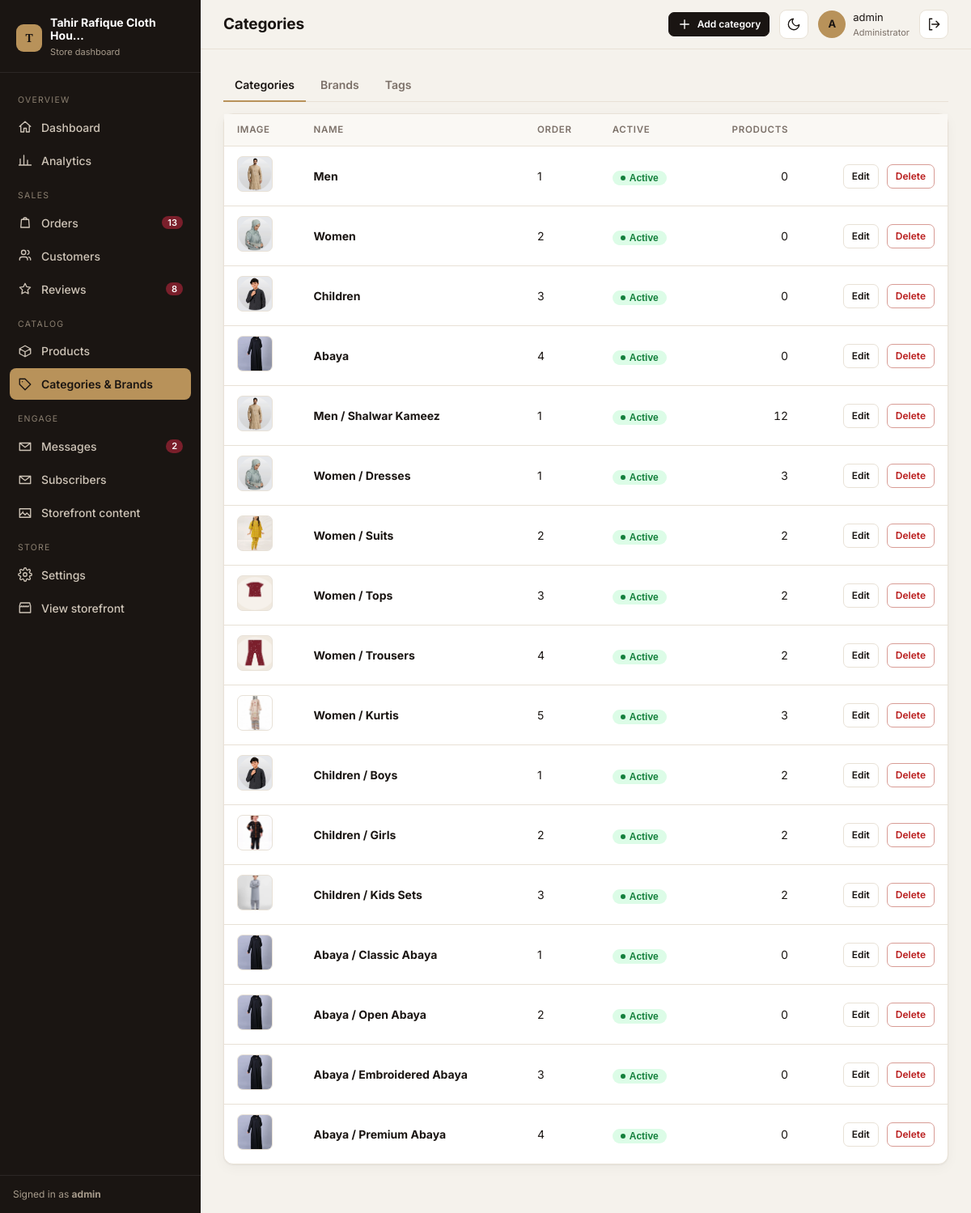
The app's page /dashboard/manage/categories/ (signed in) with its own data.
### apps/core/models.py (models this page shows, shortened)
class SiteSettings(models.Model):
    store_name = models.CharField(max_length=150, default="Tahir Rafique Cloth House")
    tagline = models.CharField(max_length=200, default="Premium Fashion For Every Occasion")
    logo = models.ImageField(upload_to='site/', blank=True, null=True)
    favicon = models.ImageField(upload_to='site/', blank=True, null=True)
    whatsapp_number = models.CharField(
        max_length=20, default="032857948",
        help_text="Local Pakistani number, e.g. 032857948. Converted automatically for WhatsApp links."
    )
    support_phone = models.CharField(max_length=20, default="032857948")
    email = models.EmailField(default="info@tahirrafiqueclothhouse.com")
    address = models.CharField(max_length=255, default="Blue Area, Islamabad, Pakistan")
    facebook_url = models.URLField(blank=True, default="https://facebook.com")
    instagram_url = models.URLField(blank=True, default="https://instagram.com")
    tiktok_url = models.URLField(blank=True, default="https://tiktok.com")
    delivery_charges = models.DecimalField(max_digits=8, decimal_places=2, default=250,
                                            validators=[MinValueValidator(0)])
    free_delivery_threshold = models.DecimalField(max_digits=10, decimal_places=2, default=5000,
                                                    validators=[MinValueValidator(0)])
    currency_symbol = models.CharField(max_length=10, default="Rs.")
    announcement_text = models.CharField(
        max_length=255, blank=True,
        default="Free Delivery on Orders Above Rs. 5,000"
    )
    updated_at = models.DateTimeField(auto_now=True)
    class Meta:
        verbose_name = "Site Settings"
        verbose_name_plural = "Site Settings"
    @classmethod
    def load(cls):
        obj, _ = cls.objects.get_or_create(pk=1)
        return obj

### apps/products/models.py (models this page shows, shortened)
class Category(models.Model):
    name = models.CharField(max_length=100)
    slug = models.SlugField(max_length=120, unique=True, blank=True)
    parent = models.ForeignKey('self', null=True, blank=True, related_name='children',
                                on_delete=models.CASCADE)
    image = models.ImageField(upload_to='categories/', blank=True, null=True)
    description = models.TextField(blank=True)
    order = models.PositiveIntegerField(default=0)
    active = models.BooleanField(default=True)
    class Meta:
        verbose_name_plural = "Categories"
        ordering = ['order', 'name']
    def __str__(self):
        if self.parent:
            return f"{self.parent.name} / {self.name}"
        return self.name

### apps/dashboard/views_catalog.py (the view)
# urls.py: path('manage/<str:kind>/', vc.crud_list, name='crud_list'),
@staff_required
def crud_list(request, kind):
    cfg = _cfg(kind)
    rows = cfg['model'].objects.all().order_by(*cfg['order'])
    if kind == 'categories':
        rows = rows.select_related('parent').annotate(product_total=Count('products'))
    return render(request, 'dashboard/crud_list.html', {
        'kind': kind, 'cfg': cfg, 'rows': rows, 'page': 'content' if kind not in ('categories', 'brands', 'tags') else 'catalog',
        'section': 'catalog' if kind in ('categories', 'brands', 'tags') else 'content',
    })

### apps/cart/context_processors.py (called while the page is built)
def cart(request):
    return {'cart': Cart(request)}

### apps/core/context_processors.py (called while the page is built)
def site_settings(request):
    settings_obj = SiteSettings.load()
    announcement = PromoBanner.objects.filter(active=True).first()
    return {
        'site_settings': settings_obj,
        'announcement_banner': announcement,
    }

### apps/dashboard/context.py (called while the page is built)
def dashboard_counts(request):
    if not request.path.startswith('/dashboard/') or not request.user.is_authenticated:
        return {}
    return {
        'nav_pending_orders': Order.objects.filter(status=Order.STATUS_PENDING).count(),
        'nav_unread_messages': ContactMessage.objects.filter(is_read=False).count(),
        'nav_pending_reviews': Review.objects.filter(approved=False).count(),
    }

### apps/dashboard/templatetags/dash_extras.py (called while the page is built)
@register.simple_tag
def icon(name):
    from django.utils.safestring import mark_safe
    return mark_safe(f'<svg class="i" viewBox="0 0 24 24">{ICONS.get(name, "")}</svg>')

### apps/dashboard/views_catalog.py (called while the page is built)
def _cfg(kind):
    if kind not in CRUD:
        from django.http import Http404
        raise Http404
    return CRUD[kind]

### templates/dashboard/crud_list.html
{% extends 'dashboard/base.html' %}{% load dash_extras %}
{% block title %}{{ cfg.title }}{% endblock %}{% block heading %}{{ cfg.title }}{% endblock %}
{% block topbar_actions %}<a class="btn primary sm" href="{% url 'dashboard:crud_new' kind %}">{% icon 'plus' %}Add {{ cfg.singular|lower }}</a>{% endblock %}
{% block content %}
{% if section == 'catalog' %}{% include 'dashboard/_catalog_tabs.html' with active=kind %}{% else %}{% include 'dashboard/_content_tabs.html' with active=kind %}{% endif %}
<div class="card"><div class="tbl-wrap"><table class="tbl"><thead><tr>{% for label, attr, type in cfg.columns %}<th>{{ label }}</th>{% endfor %}{% if kind == 'categories' %}<th class="num">Products</th>{% endif %}<th></th></tr></thead><tbody>
{% for r in rows %}<tr>
  {% for label, attr, type in cfg.columns %}<td>
    {% if type == 'image' %}{% if attr == 'image' and r.image %}<img class="thumb sq" src="{{ r.image.url }}" alt="">{% else %}<div class="thumb sq"></div>{% endif %}
    {% elif type == 'bool' %}<form method="post" action="{% url 'dashboard:crud_toggle' kind r.pk %}">{% csrf_token %}<button class="pill {% if r.active %}green{% else %}gray{% endif %}" style="border:0;cursor:pointer">{% if r.active %}Active{% else %}Hidden{% endif %}</button></form>
    {% elif type == 'rating' %}<span class="stars">{{ r.rating|stars }}</span>
    {% elif attr == '__str__' %}<b>{{ r }}</b>{% elif attr == 'name' or attr == 'title' or attr == 'customer_name' %}<b>{% if attr == 'name' %}{{ r.name }}{% elif attr == 'title' %}{{ r.title }}{% else %}{{ r.customer_name }}{% endif %}</b>
    {% elif attr == 'subtitle' %}{{ r.subtitle|truncatechars:60 }}{% elif attr == 'comment' %}{{ r.comment|truncatechars:80 }}{% elif attr == 'city' %}{{ r.city }}{% elif attr == 'order' %}{{ r.order }}{% elif attr == 'text' %}{{ r.text|truncatechars:80 }}{% elif attr == 'caption' %}{{ r.caption|default:"—" }}{% endif %}</td>{% endfor %}
  {% if kind == 'categories' %}<td class="num">{{ r.product_total }}</td>{% endif %}
  <td class="num"><div class="row" style="justify-content:flex-end"><a class="btn sm" href="{% url 'dashboard:crud_edit' kind r.pk %}">Edit</a>
    <form method="post" action="{% url 'dashboard:crud_delete' kind r.pk %}" data-confirm="Delete this {{ cfg.singular|lower }}?">{% csrf_token %}<button class="btn sm danger">Delete</button></form></div></td></tr>
{% empty %}<tr><td colspan="9"><div class="empty"><b>Nothing here yet</b>Add your first {{ cfg.singular|lower }}.</div></td></tr>{% endfor %}</tbody></table></div></div>
{% endblock %}

### templates/dashboard/base.html (shortened to what this page needs)
{% load static dash_extras %}<!DOCTYPE html>
<html lang="en">
<head>
<link rel="stylesheet" href="{% static 'dashboard/dashboard.css' %}">
</head>
<body>
<div class="shell">
  <aside class="sidebar">
    <div class="brand"><div class="brand-mark">T</div><div><b>{{ site_settings.store_name|truncatechars:24 }}</b><small>Store dashboard</small></div></div>
    <nav class="nav">
      <div class="nav-label">Overview</div>
      <a href="{% url 'dashboard:overview' %}" class="{% if page == 'overview' %}active{% endif %}">{% icon 'home' %}Dashboard</a>
      <a href="{% url 'dashboard:analytics' %}" class="{% if page == 'analytics' %}active{% endif %}">{% icon 'chart' %}Analytics</a>
      <div class="nav-label">Sales</div>
      <a href="{% url 'dashboard:orders' %}" class="{% if page == 'orders' %}active{% endif %}">{% icon 'bag' %}Orders{% if nav_pending_orders %}<span class="badge">{{ nav_pending_orders }}</span>{% endif %}</a>
      <a href="{% url 'dashboard:customers' %}" class="{% if page == 'customers' %}active{% endif %}">{% icon 'users' %}Customers</a>
      <a href="{% url 'dashboard:reviews' %}" class="{% if page == 'reviews' %}active{% endif %}">{% icon 'star' %}Reviews{% if nav_pending_reviews %}<span class="badge">{{ nav_pending_reviews }}</span>{% endif %}</a>
      <div class="nav-label">Catalog</div>
      <a href="{% url 'dashboard:products' %}" class="{% if page == 'products' %}active{% endif %}">{% icon 'box' %}Products</a>
      <a href="{% url 'dashboard:crud_list' 'categories' %}" class="{% if page == 'catalog' %}active{% endif %}">{% icon 'tag' %}Categories &amp; Brands</a>
      <div class="nav-label">Engage</div>
      <a href="{% url 'dashboard:messages' %}" class="{% if page == 'messages' %}active{% endif %}">{% icon 'mail' %}Messages{% if nav_unread_messages %}<span class="badge">{{ nav_unread_messages }}</span>{% endif %}</a>
      <a href="{% url 'dashboard:subscribers' %}" class="{% if page == 'subscribers' %}active{% endif %}">{% icon 'mail' %}Subscribers</a>
      <a href="{% url 'dashboard:crud_list' 'hero' %}" class="{% if page == 'content' %}active{% endif %}">{% icon 'image' %}Storefront content</a>
      <div class="nav-label">Store</div>
      <a href="{% url 'dashboard:settings' %}" class="{% if page == 'settings' %}active{% endif %}">{% icon 'cog' %}Settings</a>
      <a href="{% url 'pages:home' %}" target="_blank">{% icon 'store' %}View storefront</a>
    </nav>
    <div class="side-foot">Signed in as <b>{{ request.user.username }}</b></div>
  </aside>
  <div class="main">
    <header class="topbar">
      <h1>{% block heading %}{% endblock %}</h1>
      {% block topbar_actions %}{% endblock %}
      <button class="iconbtn" data-action="theme" title="Toggle dark mode">{% icon 'moon' %}</button>
      <div class="userbox"><div class="avatar">{{ request.user.username|slice:":1"|upper }}</div><div>{{ request.user.get_full_name|default:request.user.username }}<small>Administrator</small></div></div>
      <form method="post" action="{% url 'dashboard:logout' %}">{% csrf_token %}<button class="iconbtn" title="Sign out">{% icon 'out' %}</button></form>
    </header>
    <div class="content">
      {% block content %}{% endblock %}
    </div>
  </div>
</div>
</body>
</html>

### records on screen
SiteSettings: store_name "Tahir Rafique Cloth Hou…"
Category: image (picture), columns "Men", order "1", active "Active", product_total "0"
Category: image (picture), columns "Women", order "2", active "Active", product_total "0"
Category: image (picture), columns "Children", order "3", active "Active", product_total "0"
Category: image (picture), columns "Abaya", order "4", active "Active", product_total "0"
Category: image (picture), columns "Men / Shalwar Kameez", order "1", active "Active", product_total "12"
Category: image (picture), columns "Women / Dresses", order "1", active "Active", product_total "3"
Category: image (picture), columns "Women / Suits", order "2", active "Active", product_total "2"
Category: image (picture), columns "Women / Tops", order "3", active "Active", product_total "2"
Category: image (picture), columns "Women / Trousers", order "4", active "Active", product_total "2"
Category: image (picture), columns "Women / Kurtis", order "5", active "Active", product_total "3"
Category: image (picture), columns "Children / Boys", order "1", active "Active", product_total "2"
Category: image (picture), columns "Children / Girls", order "2", active "Active", product_total "2"
Category: image (picture), columns "Children / Kids Sets", order "3", active "Active", product_total "2"
Category: image (picture), columns "Abaya / Classic Abaya", order "1", active "Active", product_total "0"
Category: image (picture), columns "Abaya / Open Abaya", order "2", active "Active", product_total "0"
Category: image (picture), columns "Abaya / Embroidered Abaya", order "3", active "Active", product_total "0"
Category: image (picture), columns "Abaya / Premium Abaya", order "4", active "Active", product_total "0"

### other values on screen
{{ nav_pending_orders }} "13"
{{ nav_pending_reviews }} "8"
{{ nav_unread_messages }} "2"
{{ request.user.username }} "admin"
{{ cfg.title }} "Categories"
{{ cfg.singular|lower }} "category"
{{ request.user.username|slice:":1"|upper }} "A"
{{ request.user.get_full_name|default:request.user.username }} "admin"
{{ label }} "IMAGE" "NAME" "ORDER" "ACTIVE"
